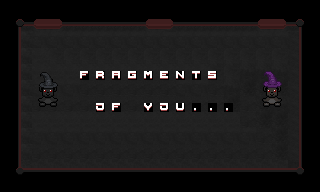

The image is a tile-based game level rendered from a .tmx file. Its description and complete source (layers, tilesets, objects, tile grids) follow:
An orthogonal 20x12 tile map with 16x16 px tiles, 3 tile layers (fondo, letras y detalles, sombreros), 4 tilesets.

<map version="1.10" tiledversion="1.12.2" orientation="orthogonal" renderorder="right-down" width="20" height="12" tilewidth="16" tileheight="16" infinite="0" nextlayerid="4" nextobjectid="1">
 <tileset firstgid="1" source="uiFondoMenu.tsx" />
 <tileset firstgid="257" source="otrasLetras.tsx" />
 <tileset firstgid="317" source="Muebles y Paredes.tsx" />
 <tileset firstgid="947" source="uiSettings.tsx" />
 <layer id="2" name="fondo" width="20" height="12">
  <data encoding="csv">
0,0,0,0,0,0,0,0,0,0,0,0,0,0,0,0,0,0,0,0,
0,137,138,2147483786,10,10,10,10,10,138,139,10,10,10,10,10,138,2147483786,2147483785,0,
0,169,170,170,170,170,170,170,170,170,170,170,170,170,170,170,170,170,172,0,
0,169,154,155,155,155,155,155,155,155,155,155,155,155,155,155,155,155,172,0,
0,169,154,154,154,154,154,154,154,154,154,154,154,155,155,171,171,171,172,0,
0,169,170,170,170,186,186,186,186,186,186,170,170,186,171,187,187,187,172,0,
0,169,186,186,186,186,186,186,186,186,186,186,186,186,187,186,187,171,172,0,
0,169,154,154,154,154,154,154,154,154,154,154,154,154,154,186,187,187,172,0,
0,169,170,170,170,170,170,170,170,170,170,170,170,170,170,170,186,187,172,0,
0,169,186,186,186,186,186,186,186,186,186,186,186,186,186,186,186,187,172,0,
0,201,202,202,202,202,202,202,202,202,202,202,202,202,202,202,202,202,204,0,
0,0,0,0,0,0,0,0,0,0,0,0,0,0,0,0,0,0,0,0
</data>
 </layer>
 <layer id="1" name="letras y detalles" width="20" height="12">
  <data encoding="csv">
0,0,0,0,0,0,0,0,0,0,0,0,0,0,0,0,0,0,0,0,
0,0,0,0,0,0,0,0,0,0,0,0,0,0,0,0,0,0,0,0,
0,0,0,0,0,0,0,0,0,0,0,0,0,0,0,0,0,0,0,0,
0,0,0,0,0,0,0,0,0,0,0,0,0,0,0,0,0,0,0,0,
0,0,0,0,0,262,274,257,263,269,261,270,276,275,0,0,0,0,0,0,
0,0,75,76,0,0,0,0,0,0,0,0,0,0,0,0,1115,1116,0,0,
0,0,91,92,0,0,266,262,0,281,266,277,293,293,293,0,1129,1130,0,0,
0,0,0,0,0,0,0,0,0,0,0,0,0,0,0,0,0,0,0,0,
0,0,0,0,0,0,0,0,0,0,0,0,0,0,0,0,0,0,0,0,
0,0,0,0,0,0,0,0,0,0,0,0,0,0,0,0,0,0,0,0,
0,0,0,0,0,0,0,0,0,0,0,0,0,0,0,0,0,0,0,0,
0,0,0,0,0,0,0,0,0,0,0,0,0,0,0,0,0,0,0,0
</data>
 </layer>
 <layer id="3" name="sombreros" width="20" height="12">
  <data encoding="csv">
0,0,0,0,0,0,0,0,0,0,0,0,0,0,0,0,0,0,0,0,
0,0,0,0,0,0,0,0,0,0,0,0,0,0,0,0,0,0,0,0,
0,0,0,0,0,0,0,0,0,0,0,0,0,0,0,0,0,0,0,0,
0,0,0,0,0,0,0,0,0,0,0,0,0,0,0,0,0,0,0,0,
0,0,1059,1060,0,0,0,0,0,0,0,0,0,0,0,0,1087,1088,0,0,
0,0,1073,1074,0,0,0,0,0,0,0,0,0,0,0,0,1101,1102,0,0,
0,0,0,0,0,0,0,0,0,0,0,0,0,0,0,0,0,0,0,0,
0,0,0,0,0,0,0,0,0,0,0,0,0,0,0,0,0,0,0,0,
0,0,0,0,0,0,0,0,0,0,0,0,0,0,0,0,0,0,0,0,
0,0,0,0,0,0,0,0,0,0,0,0,0,0,0,0,0,0,0,0,
0,0,0,0,0,0,0,0,0,0,0,0,0,0,0,0,0,0,0,0,
0,0,0,0,0,0,0,0,0,0,0,0,0,0,0,0,0,0,0,0
</data>
 </layer>
</map>
